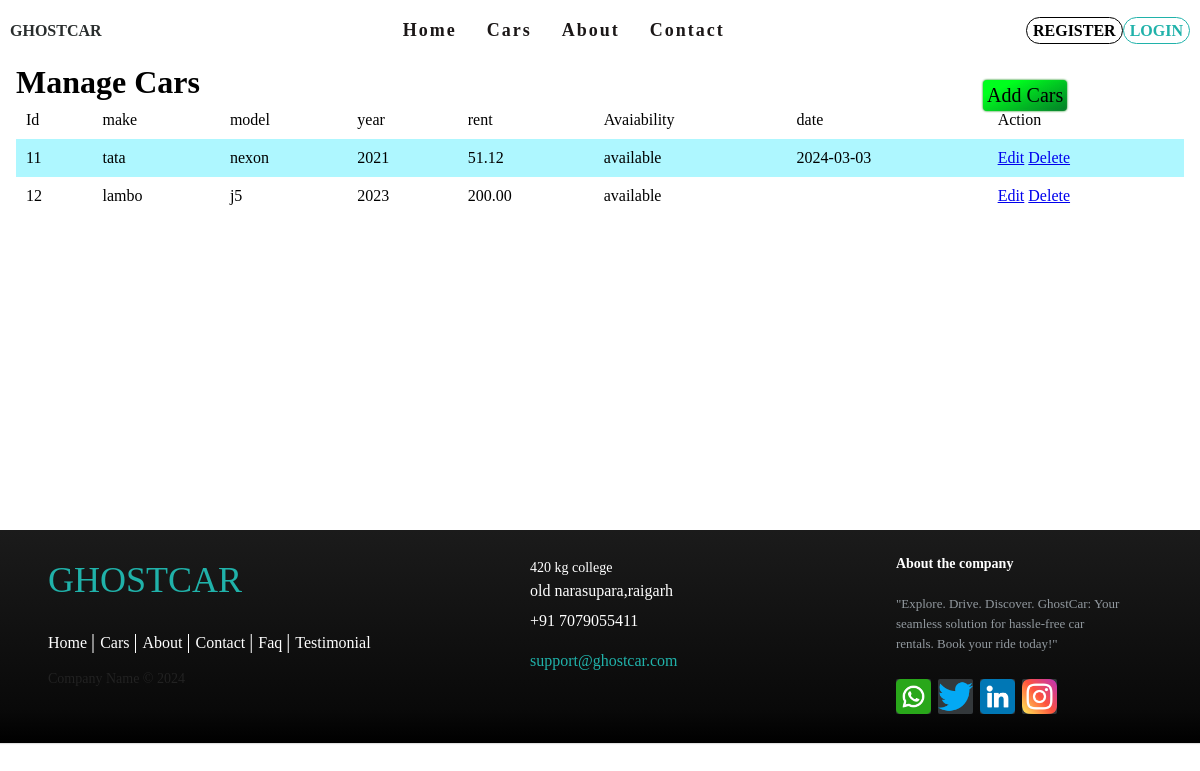
Page /manegeCars.php on the committed database.
### tables this page shows
CREATE TABLE `cars` (
  `car_id` int(11) NOT NULL,
  `make` varchar(50) NOT NULL,
  `model` varchar(50) NOT NULL,
  `year` int(11) NOT NULL,
  `rental_price` decimal(10,2) NOT NULL,
  `availability` enum('available','unavailable') NOT NULL DEFAULT 'available',
  `lastOfBook` date DEFAULT NULL,
  `car_img` longblob DEFAULT NULL
);

### manegeCars.php (the view, shortened to what this page needs)
<?php
include 'sysconfig/mysql.php';
$sql = "SELECT * FROM cars";
$result = $conn->query($sql);
$cars = [];
if ($result->num_rows > 0) {
    while ($row = $result->fetch_assoc()) {
        $cars[] = $row;
    }
}
?>
<!DOCTYPE html>
<html lang="en">
  <head>
    <link rel="stylesheet" href="style.css">
    <link rel="stylesheet" href="car.css" />
  </head>
  <body>
    <?php include('nav.php'); ?>
    <main class="m_car" style="position: relative;
       min-height: 58.3vh;">
      <div class="ed">Add Cars</div>
      <div class="car-detail">
        <h1>Manage Cars</h1>
        <table class="zebra">
          <tr>
            <td>Id</td>
            <td>make</td>
            <td>model</td>
            <td>year</td>
            <td>rent</td>
            <td>Avaiability</td>
            <td>date</td>
            <td>Action</td>
          </tr>
          <?php foreach ($cars as $car): ?>
          <tr>
            <td><?php echo $car['car_id']; ?></td>
            <td><?php echo $car['make']; ?></td>
            <td><?php echo $car['model']; ?></td>
            <td><?php echo $car['year']; ?></td>
            <td><?php echo $car['rental_price']; ?></td>
            <td><?php echo $car['availability']; ?></td>
            <td><?php echo $car['lastOfBook']; ?></td>
            <td>
              <a href="edit_car.php?car_id=<?php echo $car['car_id']; ?>"
                >Edit</a
              >
              <a
                href="delete_car.php?car_id=<?php echo $car['car_id']; ?>"
                onclick="return confirm('Are you sure you want to delete this car?')"
                >Delete</a
              >
            </td>
          </tr>
          <?php endforeach; ?>
        </table>
      </div>
    </main>
    <?php include('footer.php'); ?>
  </body>
</html>

### style.css (style rules this page uses)
* { margin: 0; padding: 0; box-sizing: border-box; font-family: "Gilroy"; }
html { scroll-behavior: smooth; }
body { overflow-x: hidden; padding: 64px 16px 0; }
table.zebra { width: 100%; border-collapse: collapse; }
table.zebra tr:nth-child(2n) { background: #aef7ff; }
table.zebra td { padding: 10px; }

### car.css (style rules this page uses)
.ed { position: absolute; right: 10%; top: 3.5%; padding: 4px; cursor: pointer; border-radius: 4px; background-image: linear-gradient(155deg, #00ff1e 23%, #027b2be6 100%); font-size: 20px; filter: drop-shadow(0px 0px 1px green); }

### rows in the picture
cars: car_id "11", make "tata", model "nexon", year "2021", rental_price "51.12", availability "available", lastOfBook "2024-03-03"
cars: car_id "12", make "lambo", model "j5", year "2023", rental_price "200.00", availability "available"
